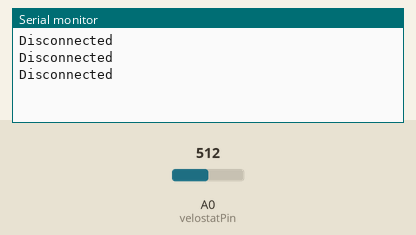
This sketch was run on a simulated Arduino Uno, built with avr-gcc and run on an emulated ATmega328P. On the bench: the last lines printed to the serial monitor. The test bench sets the inputs (shaded band); at power-on: A0 (velostatPin) = 512.

Above: at 1.3 s.
1.4 s: A0 (velostatPin) set to 307
2.9 s: A0 (velostatPin) set to 287
At 3.4 s:
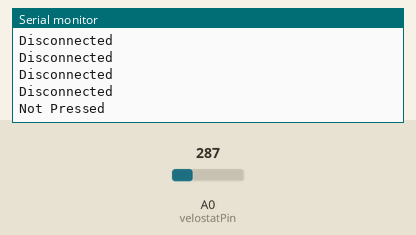
5.0 s: A0 (velostatPin) set to 64
At 5.3 s:
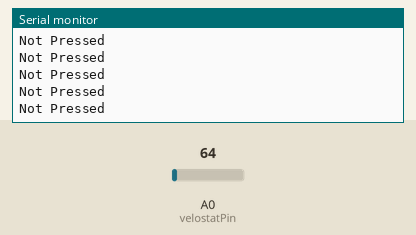
6.5 s: A0 (velostatPin) set to 56
At 6.9 s:
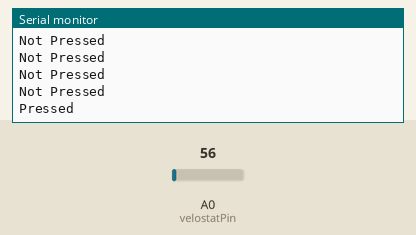

The sketch:

velostat_sketch.ino
```cpp
const int velostatPin = A0;
float sensorValue = 0;

void setup() {
  Serial.begin(9600);
  digitalWrite(velostatPin, HIGH);
}

void loop() {
  sensorValue = analogRead(velostatPin);

  String sensorState = "Not Pressed";
  if (sensorValue < 60) {
    sensorState = "Pressed";
  } else if (sensorValue > 300) {
    sensorState = "Disconnected";
  }

  Serial.println(sensorState);
  delay(500);
}
```

Measured:
- the behaviour switches between 301 and 300 on A0 (velostatPin) (found by bisection; images 0 and 1)
- the behaviour switches between 60 and 59 on A0 (velostatPin) (found by bisection; images 2 and 3)
- after the input at 2.9 s, the serial monitor: prints a new line after 0.10 s (image 1)
- after the input at 6.5 s, the serial monitor: prints a new line at once (image 3)
